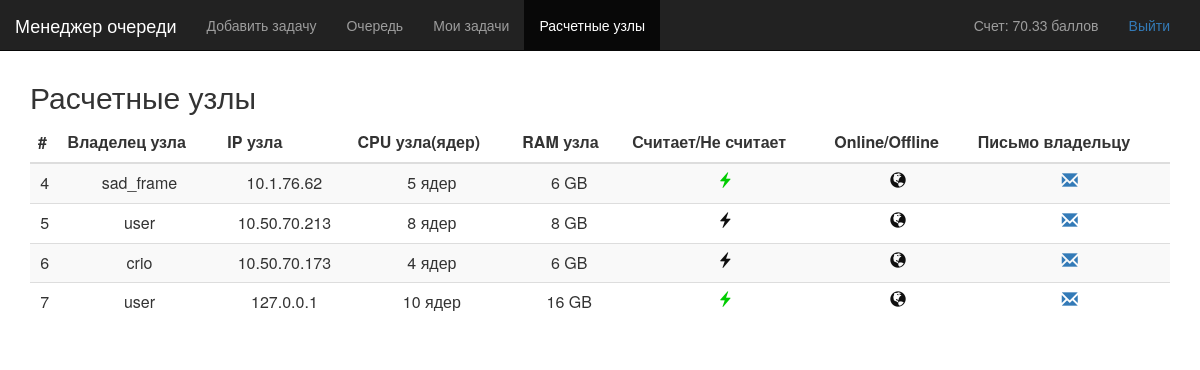
Screenshot of /interface/nodes_info/ (signed in) with the database file from the repository.
### interface/models.py (models this page shows, shortened)
class UserProfile(models.Model):
    user_id = models.OneToOneField(User)
    score = models.IntegerField(default=100)
    launch_score = models.IntegerField(default=0)

class Node(models.Model):
    user_id = models.ForeignKey(User,on_delete=models.CASCADE)
    node_ip = models.CharField(max_length=20)
    node_cpu = models.IntegerField(default=1)
    node_ram = models.IntegerField(default=0)
    in_work = models.BooleanField(default=False)
    online = models.BooleanField(default=False)

### interface/views.py (the view)
# urls.py: url(r'interface/nodes_info/$',views.nodes_info, name='nodes_info'),
@login_required
def nodes_info(request):
    profile = UserProfile.objects.get(user_id=request.user.id)
    nodes_list = Node.objects.all()
    context = {'profile': profile,'nodes_list': nodes_list}
    return render(request,'interface/nodes.html',context)

### interface/templates/interface/nodes.html (shortened to what this page needs)
﻿{% load staticfiles %}
<!DOCTYPE html>
<html lang="ru">
  <head>
   <link link rel="stylesheet" href="{% static 'css/bootstrap.min.css' %}">
 </head>
 <body>
     <div class="navbar navbar-inverse navbar-fixed-top" role="navigation">
      <div class="container-fluid">
        <div class="navbar-header">
          <a class="navbar-brand" href="../">Менеджер очереди</a>
        </div>
        <div class="collapse navbar-collapse">
          <ul class="nav navbar-nav">
            <li><a href="/interface/add_task/">Добавить задачу</a></li>
            <li><a href="../">Очередь</a></li>
            <li><a href="/interface/my_tasks/">Мои задачи</a></li>
            <li class="active"><a href="/interface/nodes_info">Расчетные узлы</a></li>
          </ul>
		    <div class="navbar-text pull-right"><a href="../logout/">Выйти</a></div>
			<div class="navbar-text pull-right">Счет: {{profile.score|floatformat:2}} баллов</div>
        </div>
      </div>
    </div>
<div class="container" style="padding-top: 40px;">
	<h2 class="sub-header">Расчетные узлы</h2>
          <div class="table-responsive">
            <table class="table table-striped">
              <thead>
                <tr style="text-align: center;">
                  <th>#</th>
                  <th>Владелец узла</th>
                  <th>IP узла</th>
                  <th>CPU узла(ядер)</th>
                  <th>RAM узла</th>
				  <th>Считает/Не считает</th>
				  <th>Online/Offline</th>
				  <th>Письмо владельцу</th>
                </tr>
              </thead>
			  <tbody>
				{% if nodes_list %}
					{% for node in nodes_list %}
					<tr style="text-align: center;">
						<td>{{ node.id }}</td>
						<td>{{ node.user_id.username }}</td>
						<td>{{node.node_ip}}</td>
						<td>{{ node.node_cpu }} ядер</td>
						<td>{{ node.node_ram }} GB</td>
						{% if node.in_work %}
							<td style="color: #00CC00; text-align: center;"><span class="glyphicon glyphicon-flash" ></span></td>
						{% else %}
							<td style="color: #0f0f0f; text-align: center;"><span class="glyphicon glyphicon-flash" ></span></td>
						{% endif %}
						{% if node.online %}
							<td style="color: #00CC00; text-align: center;"><span class="glyphicon glyphicon-globe" ></span></td>
						{% else %}
							<td style="color: #0f0f0f; text-align: center;"><span class="glyphicon glyphicon-globe" ></span></td>
						{% endif %}
						<td style="text-align: center;"><a href="mailto:{{node.user_id.email}}"><span class="glyphicon glyphicon-envelope"></span></a></td>
					</tr>
					{% endfor %}
				{% else %}
					<div class="alert alert-info">В очереди сейчас нет заданий</div>
				{% endif %}
</div>
</body>
</html>

### rows the page displays
UserProfile: score "70.33"
Node: id "4", user_id.username "sad_frame", node_ip "10.1.76.62", node_cpu "5", node_ram "6", in_work True (drawn), online False (drawn)
Node: id "5", user_id.username "user", node_ip "10.50.70.213", node_cpu "8", node_ram "8", in_work False (drawn), online False (drawn)
Node: id "6", user_id.username "crio", node_ip "10.50.70.173", node_cpu "4", node_ram "6", in_work False (drawn), online False (drawn)
Node: id "7", user_id.username "user", node_ip "127.0.0.1", node_cpu "10", node_ram "16", in_work True (drawn), online False (drawn)
